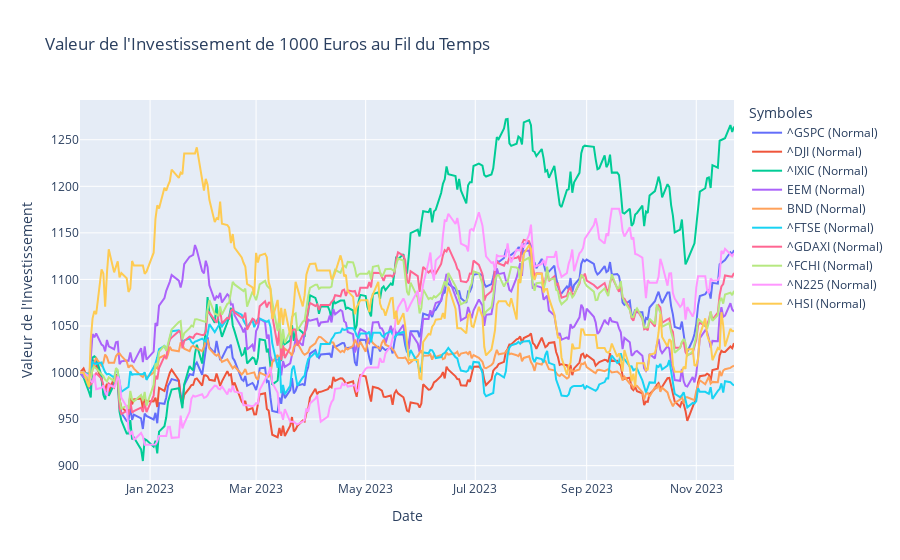

This figure's notebook cell:
### Code cell
import plotly.graph_objects as go

# Création d'une figure
fig = go.Figure()

# Ajout des données pour les rendements normaux
for symbol in investment_value.columns:
    fig.add_trace(go.Scatter(x=investment_value.index, y=investment_value[symbol], mode='lines', name=symbol + " (Normal)"))

# Mise à jour du layout
fig.update_layout(
    title='Valeur de l\'Investissement de 1000 Euros au Fil du Temps',
    xaxis_title='Date',
    yaxis_title='Valeur de l\'Investissement',
    legend_title='Symboles'
)

# Afficher le graphique
fig.show()

### Figure 1 — Plotly figure (JSON) as saved in the notebook; plotly's stock layout.template omitted (floating-point values rounded to 4 significant figures; data arrays with more than 128 entries replaced by an {"elided": "..."} marker saying what was removed)
{"data": [{"mode": "lines", "name": "^GSPC (Normal)", "type": "scatter", "x": {"elided": "251 str values"}, "y": {"elided": "251 float values"}}, {"mode": "lines", "name": "^DJI (Normal)", "type": "scatter", "x": {"elided": "251 str values"}, "y": {"elided": "251 float values"}}, {"mode": "lines", "name": "^IXIC (Normal)", "type": "scatter", "x": {"elided": "251 str values"}, "y": {"elided": "251 float values"}}, {"mode": "lines", "name": "EEM (Normal)", "type": "scatter", "x": {"elided": "251 str values"}, "y": {"elided": "251 float values"}}, {"mode": "lines", "name": "BND (Normal)", "type": "scatter", "x": {"elided": "251 str values"}, "y": {"elided": "251 float values"}}, {"mode": "lines", "name": "^FTSE (Normal)", "type": "scatter", "x": {"elided": "251 str values"}, "y": {"elided": "251 float values"}}, {"mode": "lines", "name": "^GDAXI (Normal)", "type": "scatter", "x": {"elided": "251 str values"}, "y": {"elided": "251 float values"}}, {"mode": "lines", "name": "^FCHI (Normal)", "type": "scatter", "x": {"elided": "251 str values"}, "y": {"elided": "251 float values"}}, {"mode": "lines", "name": "^N225 (Normal)", "type": "scatter", "x": {"elided": "251 str values"}, "y": {"elided": "251 float values"}}, {"mode": "lines", "name": "^HSI (Normal)", "type": "scatter", "x": {"elided": "251 str values"}, "y": {"elided": "251 float values"}}], "layout": {"legend": {"title": {"text": "Symboles"}}, "title": {"text": "Valeur de l'Investissement de 1000 Euros au Fil du Temps"}, "xaxis": {"title": {"text": "Date"}}, "yaxis": {"title": {"text": "Valeur de l'Investissement"}}}}
